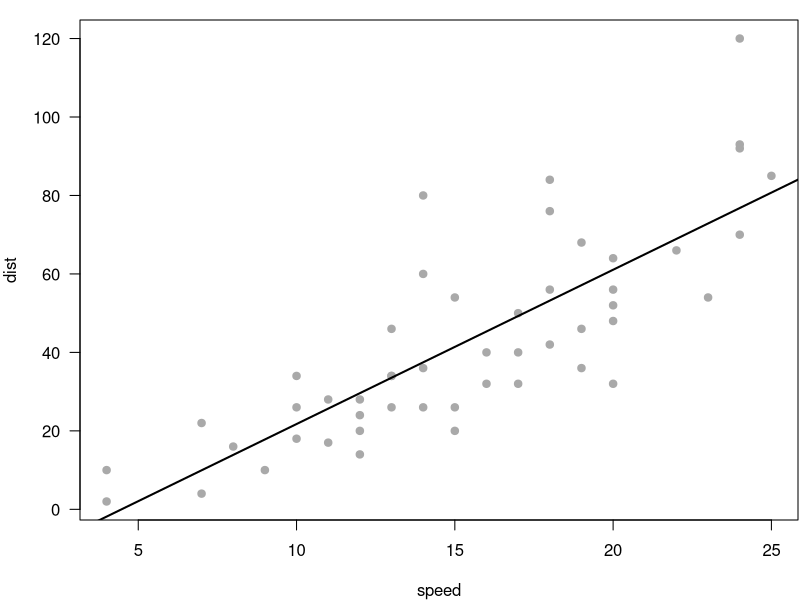

Reproduce this figure in R.
## ---- chunk 1
options(htmltools.dir.version = FALSE)
## ---- chunk 2
fit = lm(dist ~ 1 + speed, data = cars)
coef(summary(fit))
## ---- chunk 3
par(mar = c(4, 4, 1, 0.1))
plot(cars, pch = 19, col = "darkgray", las = 1)
abline(fit, lwd = 2)
## ---- chunk 4
knitr::kable(head(iris), format = "html")
## ---- chunk 5
knitr::include_graphics("https://www.worldtravelguide.net/wp-content/uploads/2017/04/Think-Denmark-Copenhagen-587892190-SeanPavonePhoto-copy.jpg")
## ---- chunk 6
knitr::include_graphics("https://www.worldtravelguide.net/wp-content/uploads/2017/04/Think-Denmark-Copenhagen-587892190-SeanPavonePhoto-copy.jpg")
## ---- chunk 7
knitr::include_graphics("https://www.worldtravelguide.net/wp-content/uploads/2017/04/Think-Denmark-Copenhagen-587892190-SeanPavonePhoto-copy.jpg")
## ---- chunk 8
knitr::include_graphics("https://www.worldtravelguide.net/wp-content/uploads/2017/04/Think-Denmark-Copenhagen-587892190-SeanPavonePhoto-copy.jpg")
## ---- chunk 9
knitr::include_graphics("https://www.worldtravelguide.net/wp-content/uploads/2017/04/Think-Denmark-Copenhagen-587892190-SeanPavonePhoto-copy.jpg")
## ---- chunk 10
knitr::include_graphics("https://www.worldtravelguide.net/wp-content/uploads/2017/04/Think-Denmark-Copenhagen-587892190-SeanPavonePhoto-copy.jpg")
## ---- chunk 11
knitr::include_graphics("https://www.worldtravelguide.net/wp-content/uploads/2017/04/Think-Denmark-Copenhagen-587892190-SeanPavonePhoto-copy.jpg")
## ---- chunk 12
knitr::include_graphics("https://beautifulenvironments.files.wordpress.com/2017/12/twinkly-lights.jpg")
